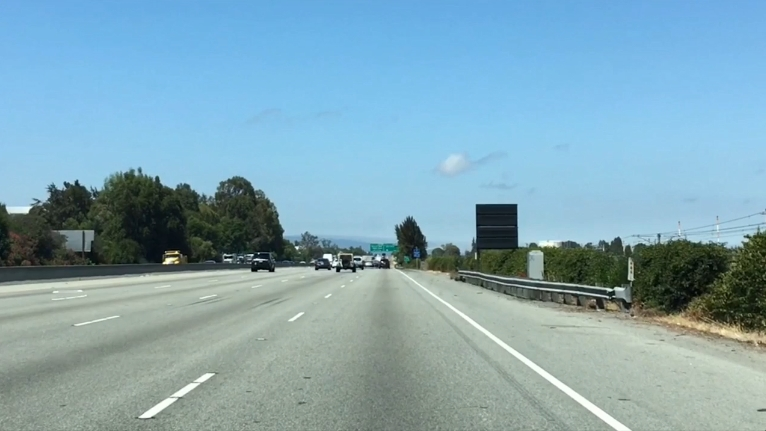
#> input picture Code/Chapter1 计算机视觉/attachment/rgb_image.jpg, 766 x 431 px
$ python color_selector.py
#> lines starting #> are read from the running program, lines starting #| are printed output that depends on the picture; after the words box and inside, x2 and y2 are one past the last pixel; in counts of white or black regions, pixels touching at a corner belong together
# -*- coding: UTF-8 -*-
"""
Nianshi
无人驾驶工程师 - 计算机视觉 - 一个简单的颜色过滤器
功能：从一副RGB图像中找出白色的车道线
"""

import matplotlib.pyplot as plt
import matplotlib.image as mpimg
import numpy as np


image = mpimg.imread('attachment/rgb_image.jpg')
#> image is the input picture: shape (431, 766, 3); mean R, G, B 130.4, 166.5, 180.1
print('This image is: ', type(image), 'with dimensions:', image.shape)
#| This image is:  <class 'numpy.ndarray'> with dimensions: (431, 766, 3)

# Grab the x and y size and make a copy of the image
ysize = image.shape[0]
#> ysize = 431
xsize = image.shape[1]
#> xsize = 766
# Note: always make a copy rather than simply using "="
color_select = np.copy(image)


red_threshold = 200
green_threshold = 200
blue_threshold = 200
rgb_threshold = [red_threshold, green_threshold, blue_threshold]

# Identify pixels below the threshold
thresholds = (image[:,:,0] < rgb_threshold[0]) \
            | (image[:,:,1] < rgb_threshold[1]) \
            | (image[:,:,2] < rgb_threshold[2])
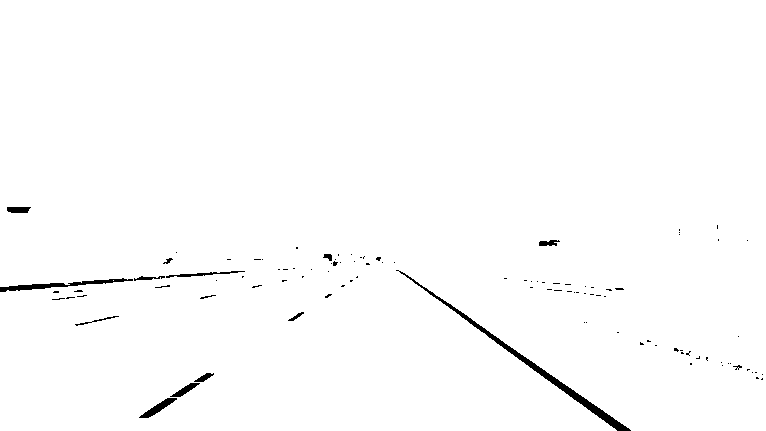
#> thresholds: shape (431, 766) bool; 99% white; 104 black regions (89 under 20 px), largest, box (x1, y1, x2, y2) and area: (396, 270, 631, 431) 1386, (0, 278, 133, 292) 512, (139, 398, 177, 418) 240

color_select[thresholds] = [0,0,0]
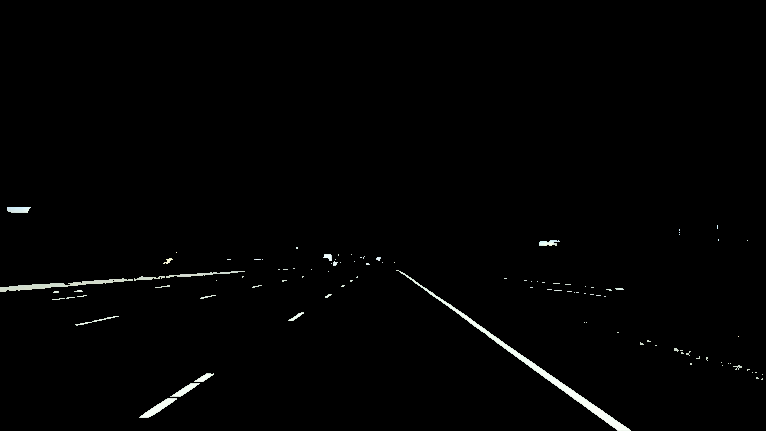
#> color_select: shape (431, 766, 3); mean R, G, B 2.4, 2.5, 2.4

# Display the image
plt.imshow(color_select)
plt.show()
